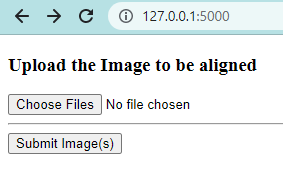
#> input picture read_me_img/upload_img.png, 283 x 171 px
$ python -i utils.py   (imports and definitions only)
#> lines starting #> are read from the running program, lines starting #| are printed output that depends on the picture; after the words box and inside, x2 and y2 are one past the last pixel; in counts of white or black regions, pixels touching at a corner belong together
import cv2 as cv
import numpy as np
from scipy.ndimage import gaussian_filter1d
import base64

def save_base64_img(image_64_encode, loc):
  image_64_decode = base64.decodebytes(image_64_encode)
  image_result = open(loc, 'wb')
  image_result.write(image_64_decode)

def preprocess_image(img_path):
  """takes the path of the image and outputs the original image and preprocessed image"""
#> called with img_path = 'read_me_img/upload_img.png'
  orig_img = cv.imread(img_path)
#> orig_img is the input picture: shape (171, 283, 3); mean B, G, R 237, 236.6, 231.4
  height, width = orig_img.shape[:2]
#> height = 171; width = 283
  img_bnw = cv.cvtColor(orig_img,cv.COLOR_BGR2GRAY)
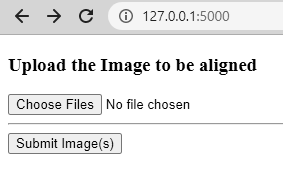
#> img_bnw: shape (171, 283); min 0, max 255, mean 235.1
  img_bnw = cv.fastNlMeansDenoising(img_bnw, h=5)


  # Auto Outsu Thresholding
  img_bin = cv.threshold(img_bnw, 0, 255, cv.THRESH_BINARY_INV | cv.THRESH_OTSU)[1]
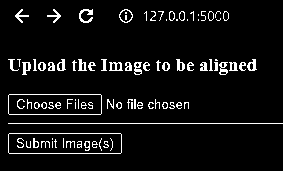
#> img_bin: shape (171, 283); 6.5% white in thin lines or dots, all inside (x1, y1, x2, y2) = (8, 9, 283, 154)

  return orig_img, img_bin, height, width


def align_image_stage1(orig_img, img_bin, height, width, threshold = 200, variance = 10):
#> called with height = 171, width = 283, threshold = 200, variance = 10
  lines = cv.HoughLinesP(img_bin, 1, np.pi / 720, threshold, minLineLength=img_bin.shape[1] / 12, maxLineGap=img_bin.shape[1] / 160)
#> lines = [[8, 123, 282, 123]]

  angles = []
  for line in lines:
    x1, y1, x2, y2 = line[0]
    angles.append(np.arctan2(y2 - y1, x2 - x1))
#> this loop made 1 pass
#> after the loop, angles = [0]
  erect = np.sum([abs(angle) < np.pi / 4 for angle in angles]) > len(angles) / 2
#> erect = True

  if erect:
    filtered_angles = [angle for angle in angles if abs(angle) < np.deg2rad(variance)]
#> filtered_angles = [0]
  else:
    filtered_angles = [angle for angle in angles
                       if np.deg2rad(90 - variance) < abs(angle) < np.deg2rad(90 + variance)]

  if len(filtered_angles) < 5:
    return None, orig_img
  rotation_angle = np.rad2deg(np.median(filtered_angles))

  if not erect:
    if rotation_angle < 0:
      orig_img = cv.rotate(orig_img, cv.ROTATE_90_CLOCKWISE)
      rotation_angle += 90
    elif rotation_angle > 0:
      orig_img = cv.rotate(orig_img, cv.ROTATE_90_COUNTERCLOCKWISE)
      rotation_angle -= 90
  M = cv.getRotationMatrix2D((orig_img.shape[1] // 2, orig_img.shape[0] // 2), -rotation_angle, 1)
  img = cv.warpAffine(orig_img, M, (orig_img.shape[1], orig_img.shape[0]), borderMode=cv.BORDER_REPLICATE)
  return 1, img

def align_image_stage2(s1,guss_sigma = 7):
#> called with guss_sigma = 7
  s1_bw = cv.cvtColor(s1, cv.COLOR_BGR2GRAY)
  s1_bin = cv.threshold(s1_bw, 0, 255, cv.THRESH_BINARY_INV | cv.THRESH_OTSU)[1]

  # [20 lines of commented-out code are left out]
  s1_bin_top_heavy_index = np.sum(s1_bin[:s1_bin.shape[0]//2,:])/np.sum(s1_bin)
#> s1_bin_top_heavy_index = 0.526
  # s1_bin_projection_confidence = (lower_peaks / len(line_starts))

  comb_metric = s1_bin_top_heavy_index
#> comb_metric = 0.526

  # comb_metric = 0.7*s1_bin_top_heavy_index + 0.3*s1_bin_projection_confidence

  if (comb_metric) < 0.5:
    return 1, cv.rotate(s1, cv.ROTATE_180)
  return 1, s1

def align_image(img_path):
  s0 = preprocess_image(img_path)
  _s1, s1 = align_image_stage1(*s0, threshold = 200)
  _s2, s2 = align_image_stage2(s1)

  retval, buffer = cv.imencode('.jpg', s2)
#> buffer = 18750 values, max 255 at index 0, min 0 at index 4, mean 135.8
  jpg_as_text = base64.b64encode(buffer)
  return jpg_as_text

>>> result = align_image('read_me_img/upload_img.png')
